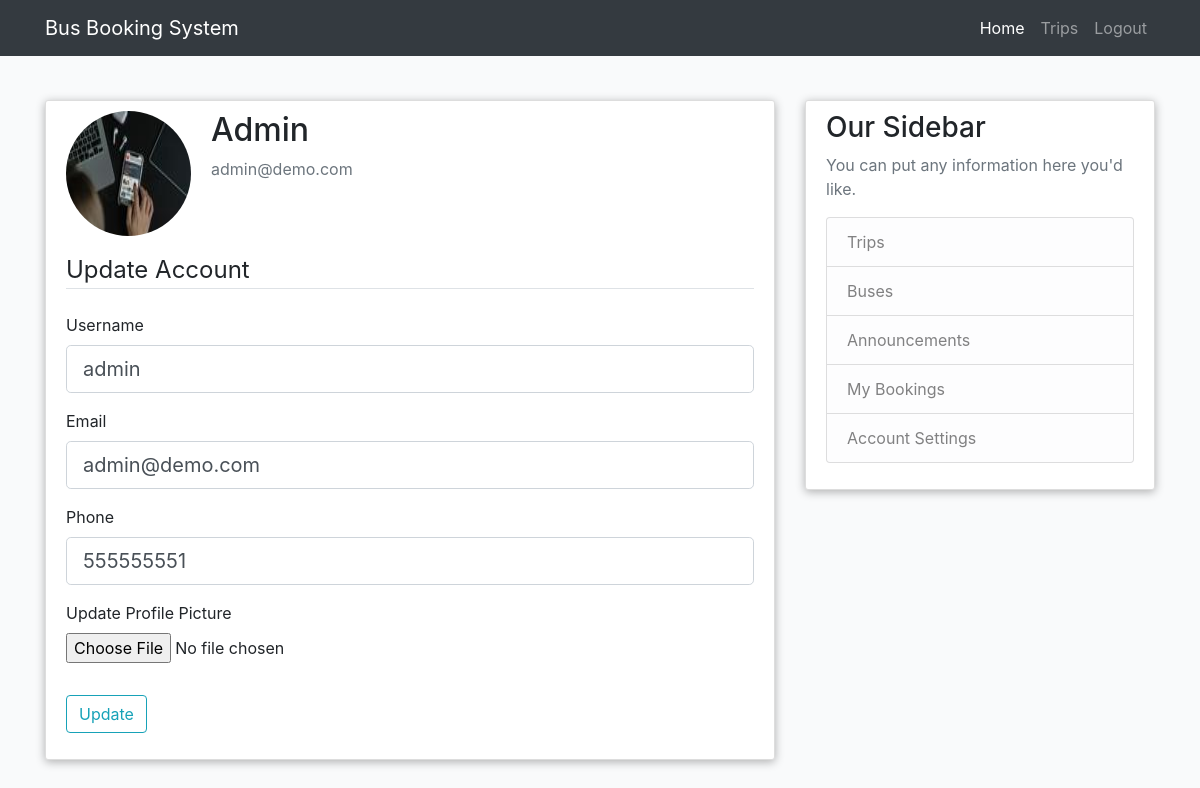
Page /account (signed in) on the committed database.
### bbs/models.py (models this page shows, shortened)
class User(db.Model,UserMixin):
    id = db.Column(db.Integer, primary_key=True)
    name = db.Column(db.String(60), unique=True, nullable=False)
    username = db.Column(db.String(20), unique=True, nullable=False)
    email = db.Column(db.String(120), unique=True, nullable=False)
    phone = db.Column(db.Integer(), unique=True, nullable=False)
    image_file = db.Column(db.String(20), nullable=False,default='default.jpg')
    password = db.Column(db.String(60),nullable=False)
    active = db.Column(db.Boolean)
    bookings = db.relationship('Booking', backref='customer')
    roles = db.relationship('Role',secondary='roles_users', backref=db.backref('users', lazy='dynamic'))

### bbs/users/routes.py (the view)
@users.route('/account',methods=['GET','POST'])
@login_required
def account():
    form = UpdateAccountForm()
    if form.validate_on_submit():
        if form.picture.data:
            picture_file = save_picture(form.picture.data)
            current_user.image_file = picture_file
        current_user.username = form.username.data
        current_user.email = form.email.data
        current_user.phone = form.phone.data
        db.session.commit()
        flash('Account has been updated','success')
        return redirect(url_for('users.account'))
    elif request.method =='GET':
        form.username.data = current_user.username
        form.email.data = current_user.email
        form.phone.data = current_user.phone
    image_file = url_for('static',filename='profile_pics/'+ current_user.image_file)
    return render_template('/users/account.html',title='Account',image_file=image_file, form=form)

### bbs/forms.py (shortened to what this page needs)
class UpdateAccountForm(FlaskForm):
    username = StringField('Username',validators=[Length(min=2,max=20)])
    email = StringField('Email',validators=[Email()])
    phone = IntegerField('Phone')
    picture = FileField('Update Profile Picture', validators=[FileAllowed(['jpg','png'])])
    submit = SubmitField('Update')

### bbs/templates/users/account.html (shortened to what this page needs)
{% extends "layout.html"%}
{% block content%}
<div class="content-section mb-2">
    <div class="media">
      <img class="rounded-circle account-img" src="{{image_file}}">
      <div class="media-body">
        <h2 class="account-heading">{{current_user.name}}</h2>
        <p class="text-secondary">{{current_user.email}}</p>
      </div>
    </div>
        <form method="POST" action="", enctype="multipart/form-data">
            <fieldset class="form-group">
                <legend class="border-bottom mb-4">Update Account</legend>
                <div class='form-group'>
                    {{form.username.label(class="form-control-label")}}
                    {% if form.username.errors %}
                        {{form.username(class="form-control form-control-lg is-invalid")}}
                        <div class="invalid-feedback">
                            {% for error in form.username.errors %}
                                <span>{{error}}</span>
                            {% endfor %}
                        </div>
                    {% else %}
                    {{form.username(class="form-control form-control-lg")}}
                    {% endif %}
                </div>
                <div class='form-group'>
                    {{form.email.label(class="form-control-label")}}
                    {% if form.email.errors %}
                        {{form.email(class="form-control form-control-lg is-invalid")}}
                        <div class="invalid-feedback">
                            {% for error in form.email.errors %}
                                <span>{{error}}</span>
                            {% endfor %}
                        </div>
                    {% else %}
                    {{form.email(class="form-control form-control-lg")}}
                     {% endif %}
                </div>
                <div class='form-group'>
                    {{form.phone.label(class="form-control-label")}}
                    {% if form.phone.errors %}
                        {{form.phone(class="form-control form-control-lg is-invalid")}}
                        <div class="invalid-feedback">
                            {% for error in form.phone.errors %}
                                <span>{{error}}</span>
                            {% endfor %}
                        </div>
                    {% else %}
                    {{form.phone(class="form-control form-control-lg")}}
                    {% endif %}
             </div>
                <div class='form-group'>
                    {{form.picture.label()}}
                    {{form.picture(class="form-control-file")}}
                    </div>
            </fieldset>
            <div class='form-group'>
                {{form.submit(class="btn btn-outline-info")}}
            </div>
        </form>
  </div>
{% endblock content%}

### bbs/static/main.css (style rules this page uses)
* { box-sizing: border-box; }
body { background-color: #f9fafb; }
.content-section { background: #ffffff; padding: 10px 20px; border: 1px solid #dddddd; border-radius: 3px; box-shadow: 0px 2px 10px rgba(0, 0, 0, 0.3); }
.account-img { height: 125px; width: 125px; margin-right: 20px; margin-bottom: 16px; }

### rows in the picture
User: name "Admin", email "admin@demo.com", username "admin", phone "555555551"
